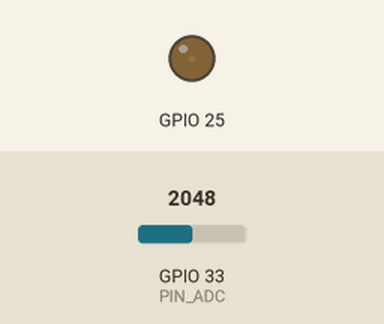
The program below on a simulated ESP32. Shown: output pins drawn as LEDs (lit = HIGH). Inputs (shaded band) come from the test bench; at power-on: GPIO 33 (PIN_ADC) = 2048 (analog values on the 0–4095 scale). What the program prints to the serial monitor is not drawn.

Above: at 0.05 s.
At 1.6 s:
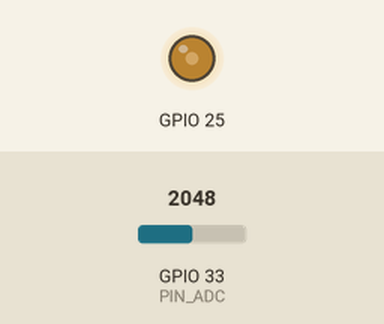
At 3.2 s:
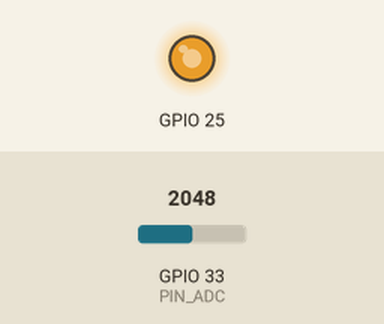
At 7.85 s:
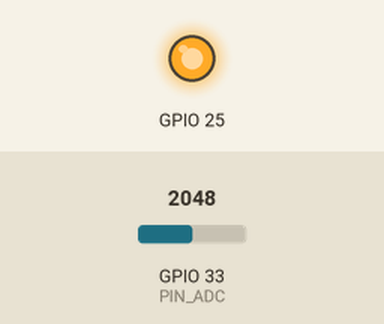
Timing chart, 0 to 10.7 s (numbered marks = the images above):
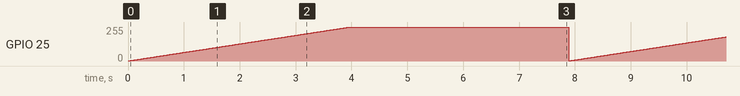

The program:

main.cpp
```cpp
/*---------------------------------------------------------------------------*\

    E ngineering | Bosch ETS: Engineering Technical School
    T echnical   | IIoT Training: Industrial Internet of Things
    S chool      | Powertrain Solutions @ Bosch Brazil

\*---------------------------------------------------------------------------*/

/*--- Includes ---*/
#include "driver/dac.h"
#include <Arduino.h>

/*--- Hardware mapping ---*/
const uint8_t PIN_ADC = 33;
#define PIN_DAC DAC_CHANNEL_1

/*--- Constants ---*/
const uint32_t ADC_BITS = 12;
const uint32_t ADC_MAX = 4096;

/*--- Variables ---*/
float results[ADC_MAX] = { 0 };

/*--- Functions ---*/
void buildLUT(uint8_t samples = 128, uint8_t delay = 10)
{
    uint16_t index;

    for (uint16_t i = 1; i < 256; i++)
    {
        dac_output_voltage(PIN_DAC, i);
        for (uint8_t j = 0; j < samples; j++)
        {
            delayMicroseconds(delay);
            index = static_cast<uint16_t>(round(
                    static_cast<float>(i) * static_cast<float>(ADC_MAX - 1)
                    / 255.0f));
            results[index] += static_cast<float>(analogRead(PIN_ADC))
                              / static_cast<float>(samples);
        }
    }

    uint16_t prev;
    uint16_t next;

    for (uint16_t i = 0; i < ADC_MAX; i++)
    {
        prev = static_cast<uint16_t>(round(
                round(static_cast<float>(i - 8) * 255.0f
                      / static_cast<float>(ADC_MAX - 1))
                * static_cast<float>(ADC_MAX - 1) / 255.0f));
        prev = prev >= 0 ? prev : 0;
        next = prev + 16;

        if (i != prev && i != next)
        {
            results[i] = results[prev]
                         + ((results[next] - results[prev]) / 16.0f)
                           * static_cast<float>(i - prev);
        }
    }
}

/*--- Setup ---*/
void setup()
{
    // Hardware mapping
    pinMode(PIN_ADC, INPUT);
    analogReadResolution(ADC_BITS);
    dac_output_enable(PIN_DAC);
    dac_output_voltage(PIN_DAC, 0);

    // Serial communication
    Serial.begin(115200);
}

/*--- Loop ---*/
void loop()
{
    buildLUT();

    Serial.println("const float ADC_LUT[4096] = { 0,");

    for (uint16_t i = 1; i < ADC_MAX; i++)
    {
        Serial.print(results[i], 4);
        Serial.print(", ");
        if ((i + 1) % 16 == 0) { Serial.println(); }
    }

    Serial.println("};");
}
```

Measured:
- by itself, GPIO 25: ramps from 1/255 to 255/255 and jumps back, once every 8.2 s
